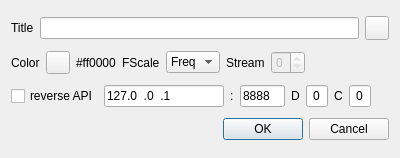
<?xml version="1.0" encoding="UTF-8"?>
<ui version="4.0">
 <class>BasicChannelSettingsDialog</class>
 <widget class="QDialog" name="BasicChannelSettingsDialog">
  <property name="geometry">
   <rect>
    <x>0</x>
    <y>0</y>
    <width>400</width>
    <height>158</height>
   </rect>
  </property>
  <property name="font">
   <font>
    <family>Liberation Sans</family>
    <pointsize>9</pointsize>
   </font>
  </property>
  <property name="windowTitle">
   <string>Basic channel settings</string>
  </property>
  <layout class="QVBoxLayout" name="verticalLayout">
   <item>
    <layout class="QHBoxLayout" name="titleLayout">
     <item>
      <widget class="QLabel" name="titleLabel">
       <property name="sizePolicy">
        <sizepolicy hsizetype="Maximum" vsizetype="Preferred">
         <horstretch>0</horstretch>
         <verstretch>0</verstretch>
        </sizepolicy>
       </property>
       <property name="text">
        <string>Title</string>
       </property>
      </widget>
     </item>
     <item>
      <widget class="QLineEdit" name="title">
       <property name="toolTip">
        <string>Channel marker title</string>
       </property>
      </widget>
     </item>
     <item>
      <widget class="QPushButton" name="titleReset">
       <property name="maximumSize">
        <size>
         <width>24</width>
         <height>24</height>
        </size>
       </property>
       <property name="toolTip">
        <string>Reset title to channel type name</string>
       </property>
       <property name="text">
        <string/>
       </property>
       <property name="icon">
        <iconset resource="../resources/res.qrc">
         <normaloff>:/recycle.png</normaloff>:/recycle.png</iconset>
       </property>
      </widget>
     </item>
    </layout>
   </item>
   <item>
    <layout class="QHBoxLayout" name="colorLayout">
     <item>
      <widget class="QLabel" name="colorLabel">
       <property name="sizePolicy">
        <sizepolicy hsizetype="Maximum" vsizetype="Preferred">
         <horstretch>0</horstretch>
         <verstretch>0</verstretch>
        </sizepolicy>
       </property>
       <property name="text">
        <string>Color</string>
       </property>
      </widget>
     </item>
     <item>
      <widget class="QToolButton" name="colorBtn">
       <property name="toolTip">
        <string>Channel marker color</string>
       </property>
       <property name="text">
        <string/>
       </property>
      </widget>
     </item>
     <item>
      <widget class="QLabel" name="colorText">
       <property name="text">
        <string>#ff0000</string>
       </property>
      </widget>
     </item>
     <item>
      <widget class="QLabel" name="fScaleDisplayTypeLabel">
       <property name="text">
        <string>FScale</string>
       </property>
      </widget>
     </item>
     <item>
      <widget class="QComboBox" name="fScaleDisplayType">
       <item>
        <property name="text">
         <string>Freq</string>
        </property>
       </item>
       <item>
        <property name="text">
         <string>Title</string>
        </property>
       </item>
      </widget>
     </item>
     <item>
      <widget class="QLabel" name="streamIndexLabel">
       <property name="text">
        <string>Stream</string>
       </property>
      </widget>
     </item>
     <item>
      <widget class="QSpinBox" name="streamIndex">
       <property name="enabled">
        <bool>false</bool>
       </property>
       <property name="toolTip">
        <string>Stream index for MIMO device and single stream channel</string>
       </property>
       <property name="maximum">
        <number>0</number>
       </property>
      </widget>
     </item>
     <item>
      <spacer name="horizontalSpacer">
       <property name="orientation">
        <enum>Qt::Horizontal</enum>
       </property>
       <property name="sizeHint" stdset="0">
        <size>
         <width>40</width>
         <height>20</height>
        </size>
       </property>
      </spacer>
     </item>
    </layout>
   </item>
   <item>
    <layout class="QHBoxLayout" name="reverseAPILayout">
     <item>
      <widget class="QCheckBox" name="reverseAPI">
       <property name="toolTip">
        <string>Sychronize with reverse API </string>
       </property>
       <property name="text">
        <string>reverse API</string>
       </property>
      </widget>
     </item>
     <item>
      <widget class="QLineEdit" name="reverseAPIAddress">
       <property name="minimumSize">
        <size>
         <width>120</width>
         <height>0</height>
        </size>
       </property>
       <property name="toolTip">
        <string>Reverse API address</string>
       </property>
       <property name="inputMask">
        <string>000.000.000.000</string>
       </property>
       <property name="text">
        <string>127.0.0.1</string>
       </property>
      </widget>
     </item>
     <item>
      <widget class="QLabel" name="reverseAPISeparator">
       <property name="text">
        <string>:</string>
       </property>
      </widget>
     </item>
     <item>
      <widget class="QLineEdit" name="reverseAPIPort">
       <property name="minimumSize">
        <size>
         <width>45</width>
         <height>0</height>
        </size>
       </property>
       <property name="maximumSize">
        <size>
         <width>45</width>
         <height>16777215</height>
        </size>
       </property>
       <property name="toolTip">
        <string>Reverse API port</string>
       </property>
       <property name="inputMask">
        <string>00000</string>
       </property>
       <property name="text">
        <string>8888</string>
       </property>
      </widget>
     </item>
     <item>
      <widget class="QLabel" name="reverseAPIDeviceLabel">
       <property name="text">
        <string>D</string>
       </property>
      </widget>
     </item>
     <item>
      <widget class="QLineEdit" name="reverseAPIDeviceIndex">
       <property name="minimumSize">
        <size>
         <width>22</width>
         <height>0</height>
        </size>
       </property>
       <property name="maximumSize">
        <size>
         <width>22</width>
         <height>16777215</height>
        </size>
       </property>
       <property name="toolTip">
        <string>Reverse API destination device index</string>
       </property>
       <property name="inputMask">
        <string>00</string>
       </property>
       <property name="text">
        <string>0</string>
       </property>
       <property name="alignment">
        <set>Qt::AlignRight|Qt::AlignTrailing|Qt::AlignVCenter</set>
       </property>
      </widget>
     </item>
     <item>
      <widget class="QLabel" name="reverseAPIChannelLabel">
       <property name="text">
        <string>C</string>
       </property>
      </widget>
     </item>
     <item>
      <widget class="QLineEdit" name="reverseAPIChannelIndex">
       <property name="minimumSize">
        <size>
         <width>22</width>
         <height>0</height>
        </size>
       </property>
       <property name="maximumSize">
        <size>
         <width>22</width>
         <height>16777215</height>
        </size>
       </property>
       <property name="toolTip">
        <string>Reverse API destination channel index</string>
       </property>
       <property name="inputMask">
        <string>00</string>
       </property>
       <property name="text">
        <string>0</string>
       </property>
       <property name="alignment">
        <set>Qt::AlignRight|Qt::AlignTrailing|Qt::AlignVCenter</set>
       </property>
      </widget>
     </item>
     <item>
      <spacer name="horizontalSpacer_2">
       <property name="orientation">
        <enum>Qt::Horizontal</enum>
       </property>
       <property name="sizeHint" stdset="0">
        <size>
         <width>40</width>
         <height>20</height>
        </size>
       </property>
      </spacer>
     </item>
    </layout>
   </item>
   <item>
    <widget class="QDialogButtonBox" name="buttonBox">
     <property name="orientation">
      <enum>Qt::Horizontal</enum>
     </property>
     <property name="standardButtons">
      <set>QDialogButtonBox::Cancel|QDialogButtonBox::Ok</set>
     </property>
    </widget>
   </item>
  </layout>
 </widget>
 <resources>
  <include location="../resources/res.qrc"/>
 </resources>
 <connections>
  <connection>
   <sender>buttonBox</sender>
   <signal>accepted()</signal>
   <receiver>BasicChannelSettingsDialog</receiver>
   <slot>accept()</slot>
   <hints>
    <hint type="sourcelabel">
     <x>248</x>
     <y>254</y>
    </hint>
    <hint type="destinationlabel">
     <x>157</x>
     <y>274</y>
    </hint>
   </hints>
  </connection>
  <connection>
   <sender>buttonBox</sender>
   <signal>rejected()</signal>
   <receiver>BasicChannelSettingsDialog</receiver>
   <slot>reject()</slot>
   <hints>
    <hint type="sourcelabel">
     <x>316</x>
     <y>260</y>
    </hint>
    <hint type="destinationlabel">
     <x>286</x>
     <y>274</y>
    </hint>
   </hints>
  </connection>
 </connections>
</ui>
